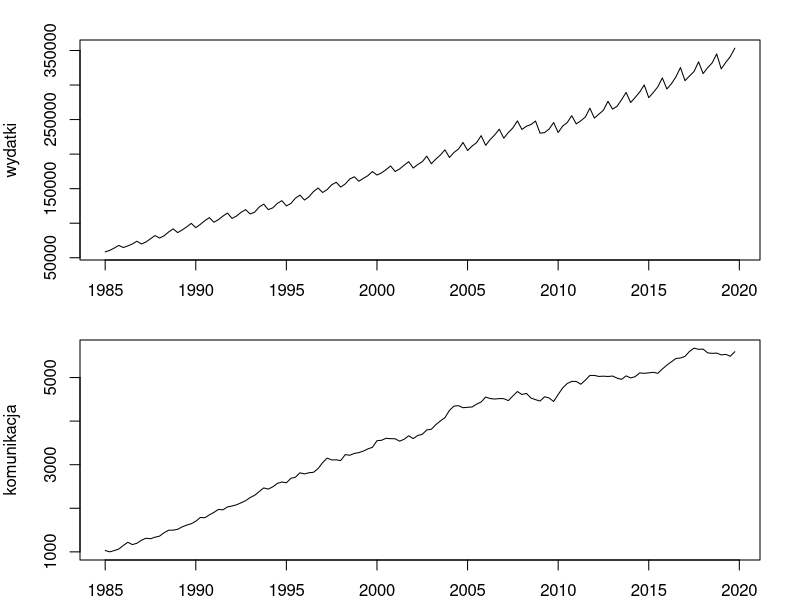
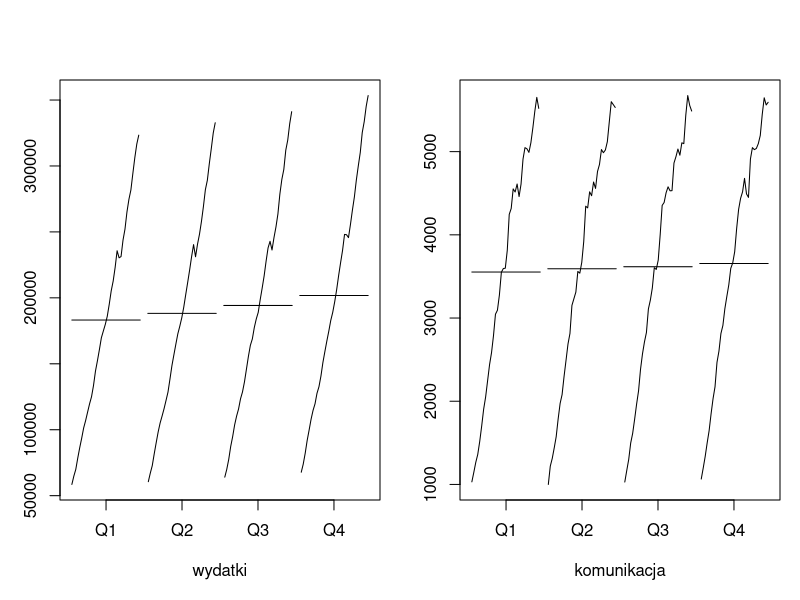
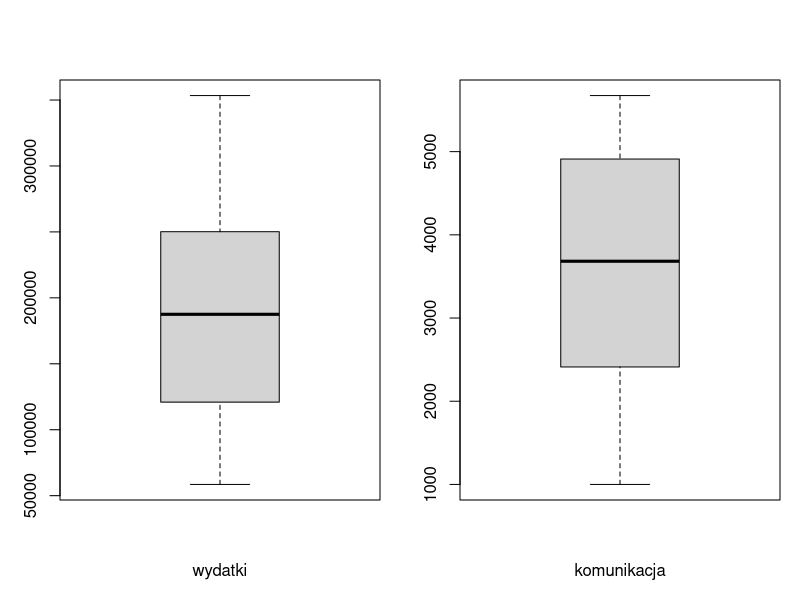
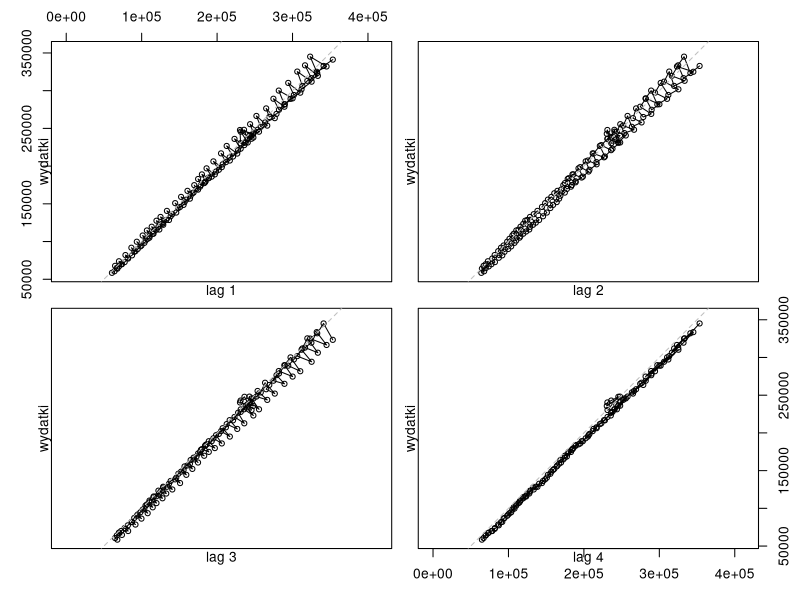
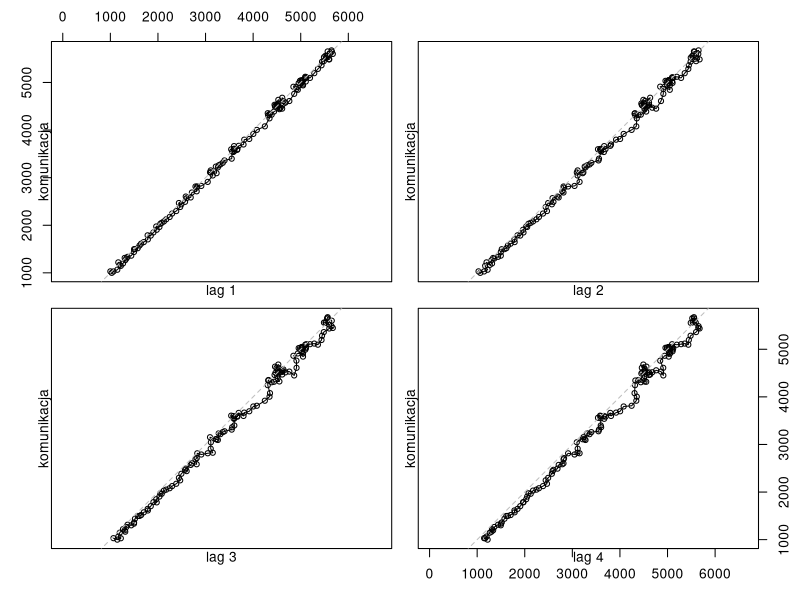
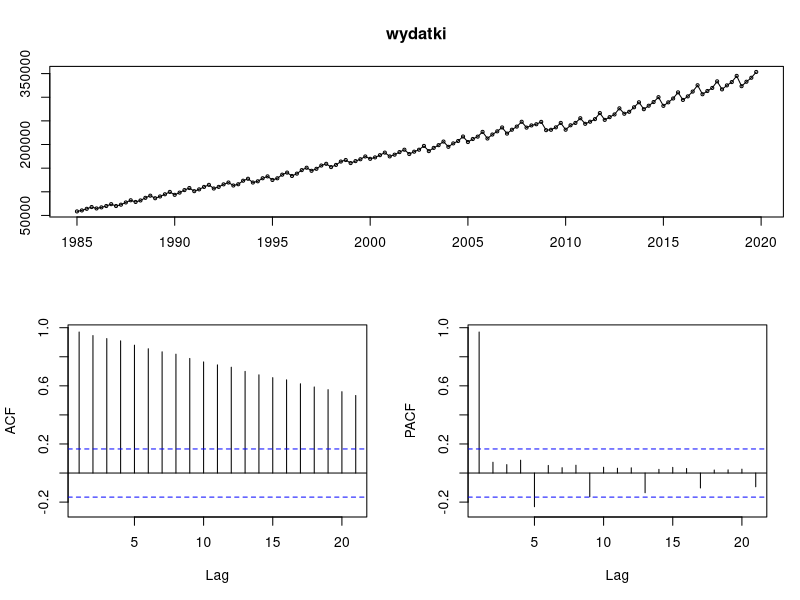
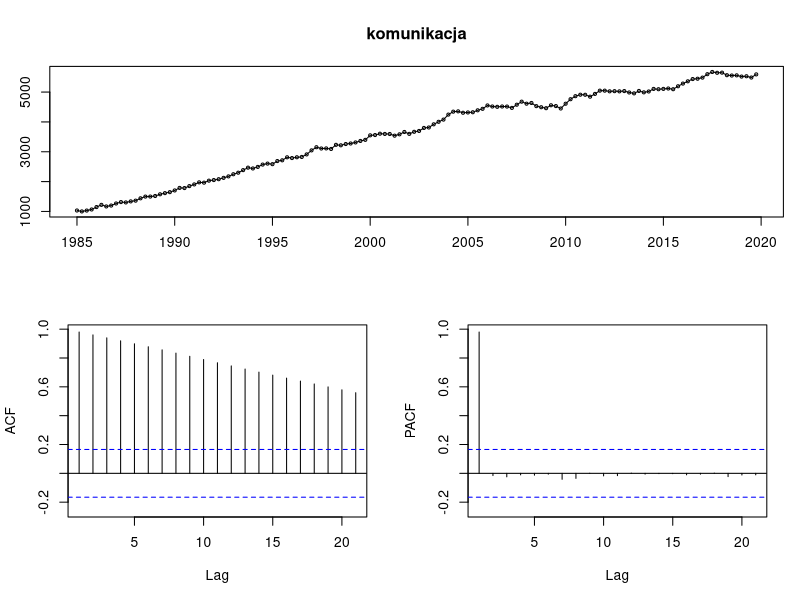
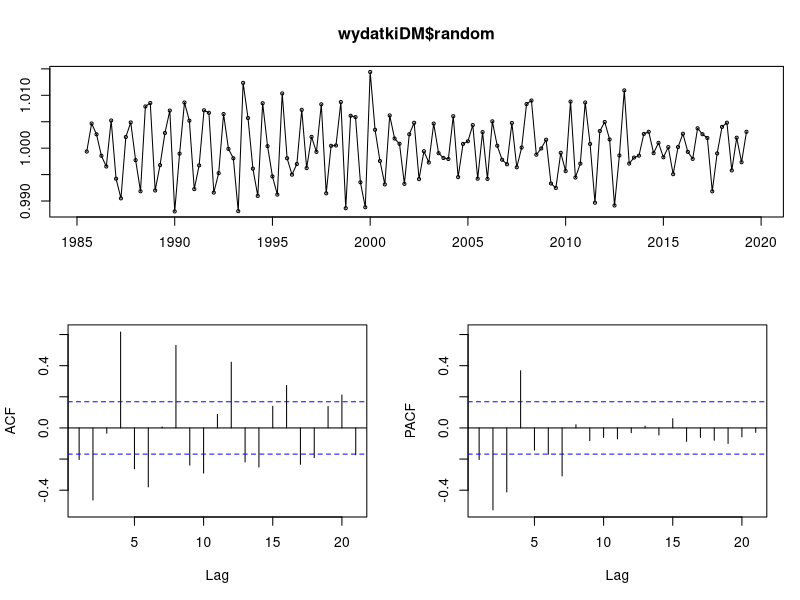

Write R code to recreate these figures, in order.
## ---- chunk 1
library(forecast)
## ---- chunk 2
wydatki <- ts(read.csv('wydatki.csv',
                          skip=43,
                          col.names = c("q", "v"))$v,
                 start = c(1985, 01),
                 frequency = 4)
komunikacja <- ts(read.csv('komunikacja.csv',
                          skip=43,
                          col.names = c("q", "v"))$v,
                 start = c(1985, 01),
                 frequency = 4)
wydatki <- window(wydatki, start = start(wydatki), end = c(2019, 04))
komunikacja <- window(komunikacja, start = start(komunikacja), end = c(2019, 04))
## ---- chunk 3
par(mfrow=c(2,1), mar=c(2,4,2,2))
plot(wydatki)
plot(komunikacja)
## ---- chunk 4
par(mfrow = c(1,2), mar=c(5,3,4,1))
monthplot(wydatki, ylab = NA, xlab = "wydatki")
monthplot(komunikacja, ylab = NA, xlab = "komunikacja")
## ---- chunk 5
par(mfrow = c(1,2))
boxplot(wydatki, xlab="wydatki")
boxplot(komunikacja, xlab="komunikacja")
## ---- chunk 6
lag.plot(wydatki, lags = 4, labels = F)
## ---- chunk 7
lag.plot(komunikacja, lags = 4, labels = F)
## ---- chunk 8
tsdisplay(wydatki)
## ---- chunk 9
tsdisplay(komunikacja)
## ---- chunk 10
wydatkiDM <- decompose(wydatki, type = "multiplicative")
tsdisplay(wydatkiDM$random)
## ---- chunk 11
wydatkiDA <- decompose(wydatki, type = "additive")
tsdisplay(wydatkiDA$random)
## ---- chunk 12
komunikacjaDM <- decompose(komunikacja, type = "multiplicative")
tsdisplay(komunikacjaDM$random)
## ---- chunk 13
komunikacjaDA <- decompose(komunikacja, type = "additive")
tsdisplay(komunikacjaDA$random)
## ---- chunk 14
wydatkiL <- BoxCox(wydatki, BoxCox.lambda(wydatki))
wydatkiL.4.1.5 <- diff(diff(diff(wydatkiL, lag=4)), lag=5)
tsdisplay(wydatkiL.4.1.5)
## ---- chunk 15
komunikacjaL <- BoxCox(komunikacja, BoxCox.lambda(komunikacja))
komunikacjaL.1.8 <- diff(diff(komunikacjaL), lag=8)
tsdisplay(komunikacjaL.1.8)
